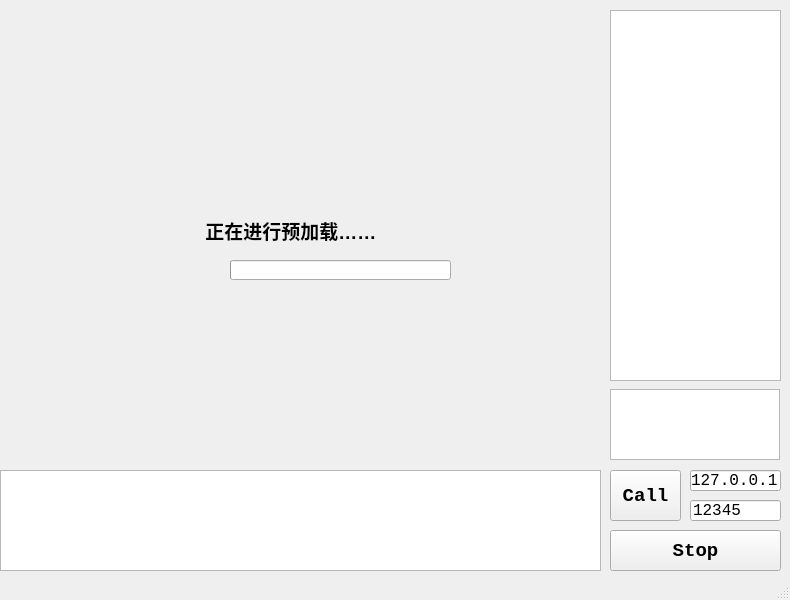
<?xml version="1.0" encoding="UTF-8"?>
<ui version="4.0">
 <class>MainWindow</class>
 <widget class="QMainWindow" name="MainWindow">
  <property name="geometry">
   <rect>
    <x>0</x>
    <y>0</y>
    <width>790</width>
    <height>600</height>
   </rect>
  </property>
  <property name="windowTitle">
   <string>MainWindow</string>
  </property>
  <widget class="QWidget" name="centralwidget">
   <widget class="QPushButton" name="CallButton">
    <property name="geometry">
     <rect>
      <x>610</x>
      <y>470</y>
      <width>71</width>
      <height>51</height>
     </rect>
    </property>
    <property name="font">
     <font>
      <family>Consolas</family>
      <pointsize>14</pointsize>
      <weight>75</weight>
      <italic>false</italic>
      <bold>true</bold>
      <underline>false</underline>
     </font>
    </property>
    <property name="text">
     <string>Call</string>
    </property>
   </widget>
   <widget class="QPushButton" name="StopButton">
    <property name="geometry">
     <rect>
      <x>610</x>
      <y>530</y>
      <width>171</width>
      <height>41</height>
     </rect>
    </property>
    <property name="font">
     <font>
      <family>Consolas</family>
      <pointsize>14</pointsize>
      <weight>75</weight>
      <bold>true</bold>
     </font>
    </property>
    <property name="text">
     <string>Stop</string>
    </property>
   </widget>
   <widget class="QLineEdit" name="IpInput">
    <property name="geometry">
     <rect>
      <x>690</x>
      <y>470</y>
      <width>91</width>
      <height>21</height>
     </rect>
    </property>
    <property name="font">
     <font>
      <family>Consolas</family>
      <pointsize>12</pointsize>
      <weight>50</weight>
      <bold>false</bold>
     </font>
    </property>
    <property name="text">
     <string>127.0.0.1</string>
    </property>
   </widget>
   <widget class="QLineEdit" name="PortInput">
    <property name="geometry">
     <rect>
      <x>690</x>
      <y>500</y>
      <width>91</width>
      <height>21</height>
     </rect>
    </property>
    <property name="font">
     <font>
      <family>Consolas</family>
      <pointsize>12</pointsize>
      <weight>50</weight>
      <bold>false</bold>
     </font>
    </property>
    <property name="text">
     <string>12345</string>
    </property>
   </widget>
   <widget class="QProgressBar" name="progressBar">
    <property name="geometry">
     <rect>
      <x>230</x>
      <y>260</y>
      <width>221</width>
      <height>20</height>
     </rect>
    </property>
    <property name="sizePolicy">
     <sizepolicy hsizetype="Expanding" vsizetype="Fixed">
      <horstretch>0</horstretch>
      <verstretch>20</verstretch>
     </sizepolicy>
    </property>
    <property name="minimumSize">
     <size>
      <width>180</width>
      <height>20</height>
     </size>
    </property>
    <property name="sizeIncrement">
     <size>
      <width>0</width>
      <height>20</height>
     </size>
    </property>
    <property name="baseSize">
     <size>
      <width>190</width>
      <height>20</height>
     </size>
    </property>
    <property name="font">
     <font>
      <family>Consolas</family>
      <pointsize>14</pointsize>
      <weight>75</weight>
      <bold>true</bold>
     </font>
    </property>
    <property name="autoFillBackground">
     <bool>true</bool>
    </property>
    <property name="orientation">
     <enum>Qt::Horizontal</enum>
    </property>
    <property name="invertedAppearance">
     <bool>false</bool>
    </property>
   </widget>
   <widget class="QTextEdit" name="TextEdit">
    <property name="geometry">
     <rect>
      <x>610</x>
      <y>10</y>
      <width>171</width>
      <height>371</height>
     </rect>
    </property>
    <property name="font">
     <font>
      <family>Consolas</family>
      <pointsize>11</pointsize>
      <weight>50</weight>
      <bold>false</bold>
     </font>
    </property>
   </widget>
   <widget class="QTextEdit" name="LogEdit">
    <property name="geometry">
     <rect>
      <x>0</x>
      <y>470</y>
      <width>601</width>
      <height>101</height>
     </rect>
    </property>
    <property name="font">
     <font>
      <family>Consolas</family>
      <pointsize>11</pointsize>
      <weight>50</weight>
      <bold>false</bold>
     </font>
    </property>
   </widget>
   <widget class="QTextEdit" name="BandwidthEdit">
    <property name="geometry">
     <rect>
      <x>610</x>
      <y>389</y>
      <width>170</width>
      <height>71</height>
     </rect>
    </property>
    <property name="font">
     <font>
      <family>Consolas</family>
      <pointsize>11</pointsize>
      <weight>50</weight>
      <italic>false</italic>
      <bold>false</bold>
     </font>
    </property>
   </widget>
   <widget class="QLabel" name="label">
    <property name="geometry">
     <rect>
      <x>0</x>
      <y>0</y>
      <width>600</width>
      <height>460</height>
     </rect>
    </property>
    <property name="font">
     <font>
      <family>Microsoft JhengHei UI</family>
      <pointsize>14</pointsize>
      <weight>75</weight>
      <bold>true</bold>
     </font>
    </property>
    <property name="text">
     <string>                                       正在进行预加载……</string>
    </property>
   </widget>
  </widget>
  <widget class="QStatusBar" name="statusbar"/>
 </widget>
 <resources/>
 <connections/>
</ui>
